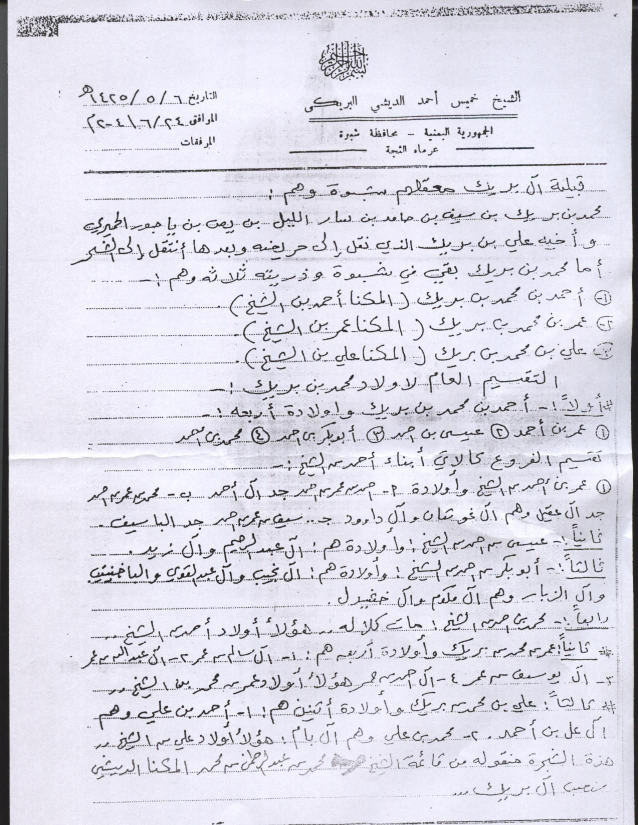
#> input picture tests/regression/images/cc0/arabic_handwriting.jpg, 1275 x 1650 px (shown at 1/2 size); its folder holds only this picture in this run
$ python generate_problematic_variants.py
#> lines starting #> are read from the running program, lines starting #| are printed output that depends on the picture
#!/usr/bin/env python3
"""Create deterministic, provenance-tracked real-image OCR stress variants.

The source images remain CC0/public-domain fixtures.  Derived files are not
claims about model quality; they are controlled inputs for preprocessing and
orientation regression.  Every manifest row stores the parent checksum,
recipe, seed, and derived checksum.
"""

from __future__ import annotations

import argparse
import hashlib
import json
import random
from pathlib import Path

from PIL import Image, ImageEnhance, ImageFilter, ImageOps


ROOT = Path(__file__).resolve().parents[2]
CC0 = ROOT / "tests/regression/images/cc0"
DEFAULT_OUT = ROOT / "tests/regression/images/derived"


def digest(path: Path) -> str:
    h = hashlib.sha256()
    with path.open("rb") as f:
        for block in iter(lambda: f.read(1024 * 1024), b""):
            h.update(block)
#> in main, image is the input picture: PIL image 1275x1650 RGB; mean R, G, B 218, 216.9, 228.9
    return h.hexdigest()


def gradient(im: Image.Image) -> Image.Image:
    gray = ImageOps.grayscale(im)
    w, h = gray.size
#> w = 1275; h = 1650
    px = gray.load()
    out = Image.new("L", (w, h))
#> out: PIL image 1275x1650 L; every value is 0
    dst = out.load()
    for y in range(h):
        factor = 0.58 + 0.42 * y / max(1, h - 1)
        for x in range(w):
            dst[x, y] = max(0, min(255, int(px[x, y] * factor)))
    return Image.merge("RGB", (out, out, out))
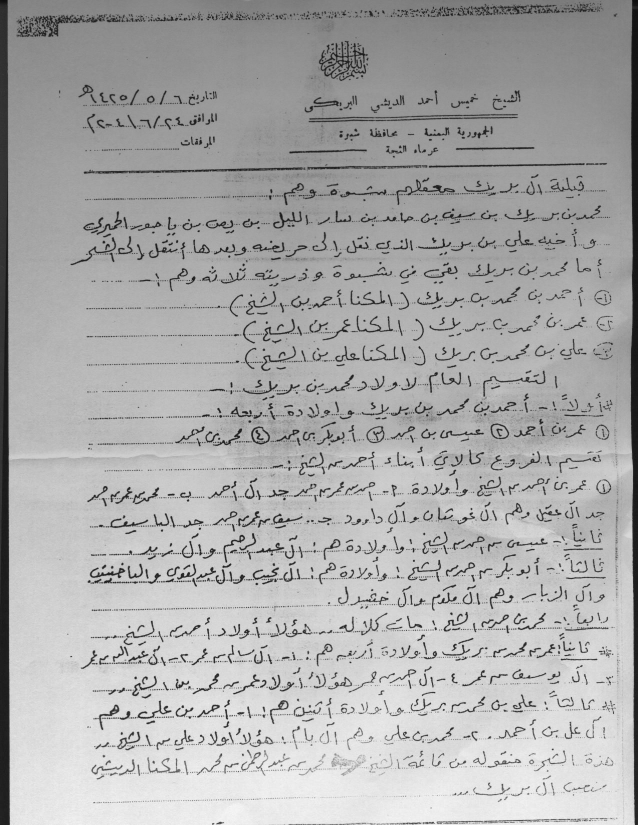
#> returned value: PIL image 1275x1650 RGB (shown at 1/2 size); min 12, max 253, mean 172.1


def speckle(im: Image.Image, seed: int) -> Image.Image:
#> called with seed = 20260731
    rng = random.Random(seed)
    out = im.convert("RGB").copy()
    px = out.load()
    w, h = out.size
#> w = 1275; h = 1650
    count = max(1, w * h // 160)
#> count = 13148
    for _ in range(count):
        x, y = rng.randrange(w), rng.randrange(h)
        v = 0 if rng.random() < 0.55 else 255
        px[x, y] = (v, v, v)
#> this loop made 13148 passes
#> (x, y, v) on passes 1 to 3: (50, 573, 255), (1154, 503, 0), (315, 725, 0)
    return out


def perspective(im: Image.Image) -> Image.Image:
    w, h = im.size
#> w = 1275; h = 1650
    # A mild reproducible keystone distortion; coefficients are fixed and
    # intentionally small enough that text remains recoverable.
    return im.transform((w, h), Image.Transform.QUAD,
                        (int(.03*w), int(.02*h), int(.97*w), 0,
                         w, h, 0, int(.98*h)), Image.Resampling.BICUBIC)
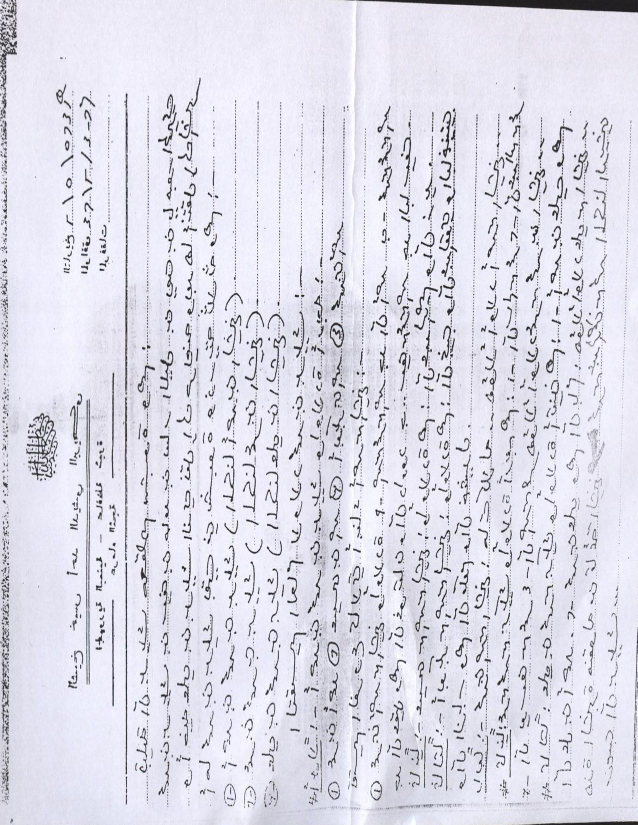
#> returned value: PIL image 1275x1650 RGB (shown at 1/2 size); mean R, G, B 220.5, 219.3, 231.5


def variants(im: Image.Image, seed: int) -> dict[str, Image.Image]:
    return {
        "skew_m4": im.rotate(-4, expand=True, fillcolor="white"),
        "skew_p4": im.rotate(4, expand=True, fillcolor="white"),
        "skew_m8": im.rotate(-8, expand=True, fillcolor="white"),
        "skew_p8": im.rotate(8, expand=True, fillcolor="white"),
        "rotate_90": im.rotate(90, expand=True, fillcolor="white"),
        "rotate_180": im.rotate(180, expand=True, fillcolor="white"),
        "rotate_270": im.rotate(270, expand=True, fillcolor="white"),
        "dark_border": ImageOps.expand(im, border=max(8, min(im.size)//40), fill=(25, 25, 25)),
        "uneven_illumination": gradient(im),
        "speckle": speckle(im, seed),
        "low_dpi": im.resize((max(1, im.width//3), max(1, im.height//3)), Image.Resampling.BOX),
        "jpeg_damage": im.convert("RGB"),
        "perspective": perspective(im),
    }


def main() -> int:
    ap = argparse.ArgumentParser()
    ap.add_argument("--source", action="append", default=[], help="CC0 filename; repeat")
    ap.add_argument("--output-dir", default=str(DEFAULT_OUT))
    ap.add_argument("--seed", type=int, default=20260731)
    ap.add_argument("--variants", nargs="*", default=None)
    ap.add_argument("--jpeg-quality", type=int, default=28)
    args = ap.parse_args()
    sources = [CC0 / x for x in args.source] if args.source else sorted(CC0.iterdir())
    outdir = Path(args.output_dir)
    outdir.mkdir(parents=True, exist_ok=True)
    rows = []
    for source in sources:
        if source.suffix.lower() not in {".jpg", ".jpeg", ".png", ".tif", ".tiff"}:
            continue
        parent = digest(source)
        image = Image.open(source).convert("RGB")
        for name, derived in variants(image, args.seed).items():
            if args.variants and name not in args.variants:
                continue
            path = outdir / f"{source.stem}__{name}.png"
            recipe = {"operation": name, "seed": args.seed}
#> recipe = {'operation': 'skew_m4', 'seed': 20260731}
            if name == "jpeg_damage":
                # Save through JPEG and decode again before writing a stable
                # PNG fixture, so the derived checksum is platform-independent.
                tmp = outdir / f".{path.stem}.jpg"
                derived.save(tmp, format="JPEG", quality=args.jpeg_quality, optimize=False)
                derived = Image.open(tmp).convert("RGB")
                tmp.unlink()
                recipe["quality"] = args.jpeg_quality
            derived.save(path, format="PNG", optimize=False)
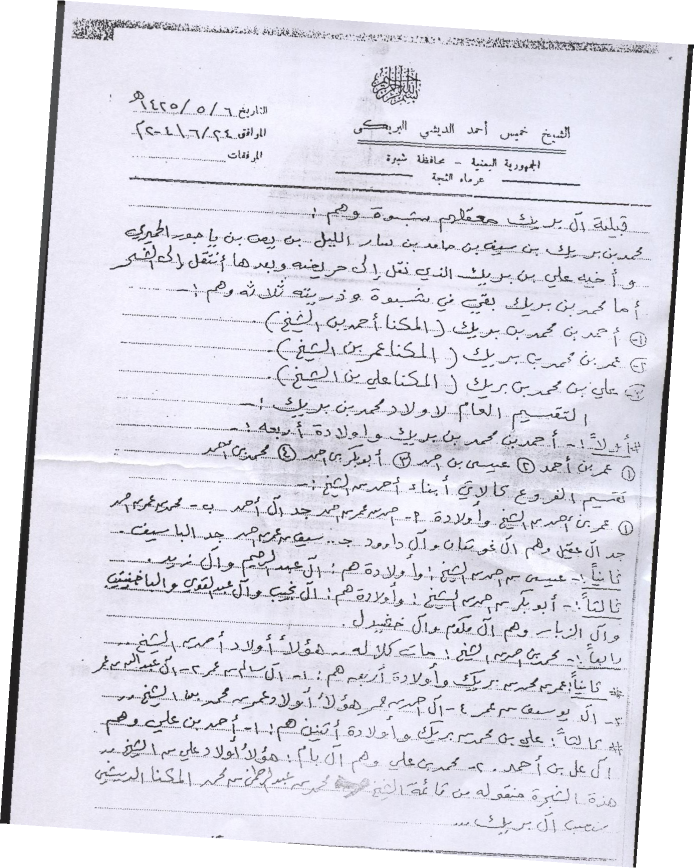
#> saved as arabic_handwriting__skew_m4.png: PIL image 1387x1736 RGB (shown at 1/2 size); mean R, G, B 222.7, 221.7, 232.2
            rows.append({"file": str(path.relative_to(ROOT)) if path.is_relative_to(ROOT) else str(path),
                         "parent": str(source.relative_to(ROOT)) if source.is_relative_to(ROOT) else str(source),
                         "parent_sha256": parent, "sha256": digest(path), "recipe": recipe,
                         "license_inherited": "parent CC0/public-domain only"})
    manifest = outdir / "MANIFEST.json"
    manifest.write_text(json.dumps({"version": 1, "rows": rows}, indent=2) + "\n")
    print(f"generated={len(rows)} manifest={manifest}")
    return 0


if __name__ == "__main__":
    raise SystemExit(main())
#> (the program exits here)

$ run again, on tests/regression/images/cc0/german_official_print.jpg
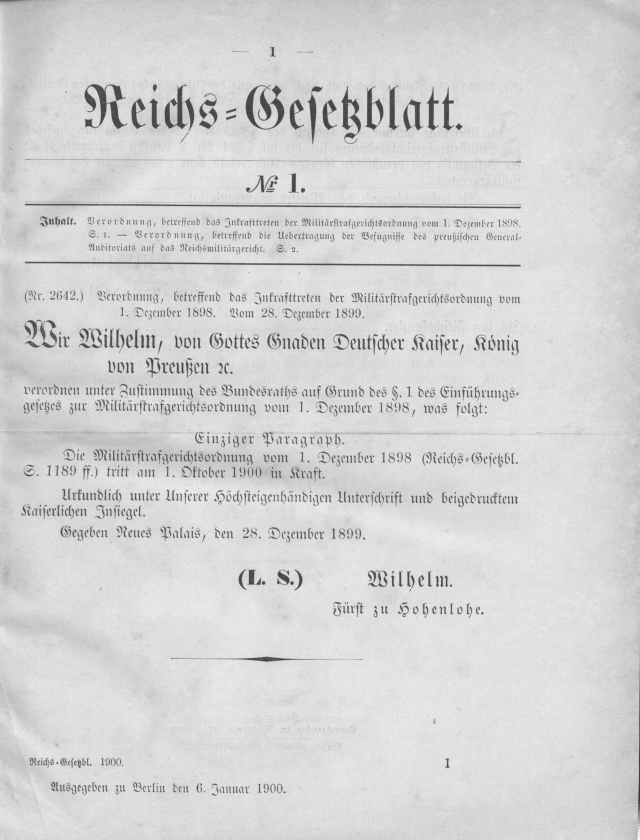
#> input picture tests/regression/images/cc0/german_official_print.jpg, 1920 x 2518 px (shown at 1/3 size)
#> in gradient, gray is the input picture: PIL image 1920x2518 L; min 33, max 255, mean 212.2
#> out: PIL image 1920x2518 L; every value is 0
#> in gradient, `return Image.merge("RGB", (out, out, out))`:
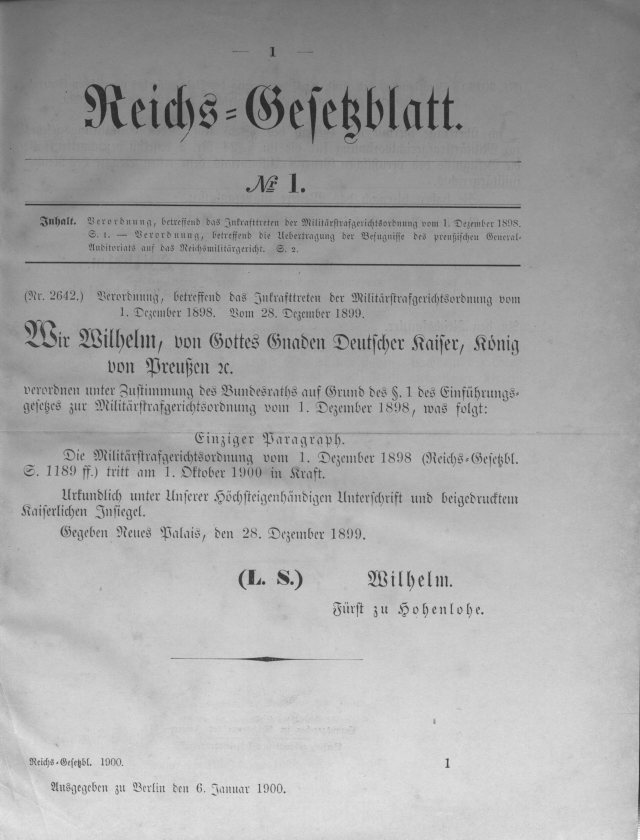
#> returned value: PIL image 1920x2518 RGB (shown at 1/3 size); min 30, max 254, mean 167.6
#> the loop in speckle, `for _ in range(count):` made 30216 passes
#> (x, y, v) on passes 1 to 3: (50, 1147, 255), (1154, 1006, 0), (1801, 631, 0)
#> in perspective, `w, h = im.size`: w = 1920; h = 2518
#> recipe = {'operation': 'skew_m4', 'seed': 20260731}
#> in main, `derived.save(path, format="PNG", optimize=False)`:
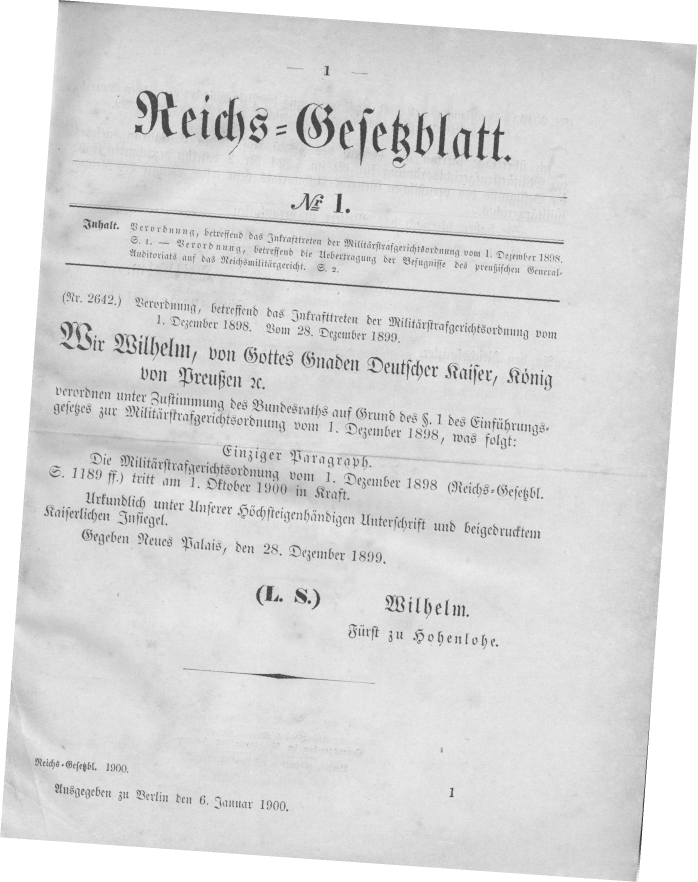
#> saved as german_official_print__skew_m4.png: PIL image 2092x2646 RGB (shown at 1/3 size); min 33, max 255, mean 217.6

$ run again, on tests/regression/images/cc0/handwritten_letter.jpg
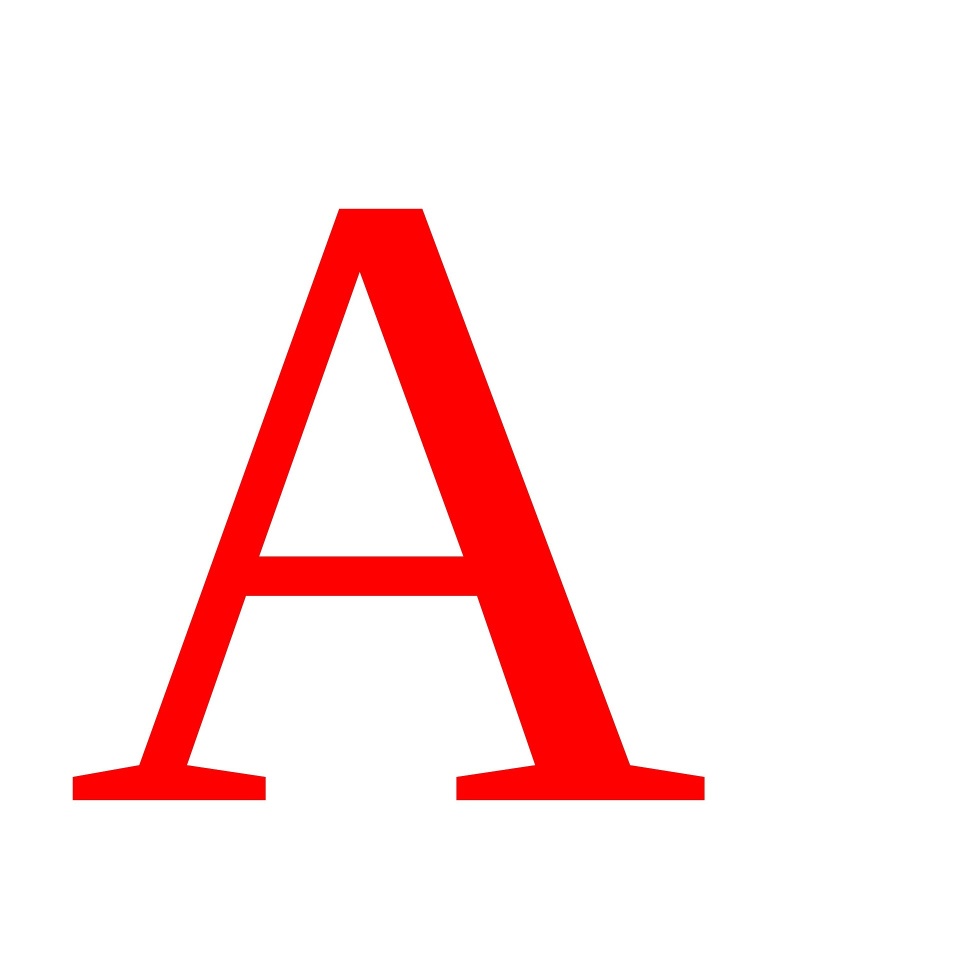
#> input picture tests/regression/images/cc0/handwritten_letter.jpg, 1920 x 1920 px (shown at 1/2 size)
#> in main, image is the input picture: PIL image 1920x1920 RGB; mean R, G, B 254.7, 228.7, 228.6
#> out: PIL image 1920x1920 L; every value is 0
#> in gradient, `return Image.merge("RGB", (out, out, out))`:
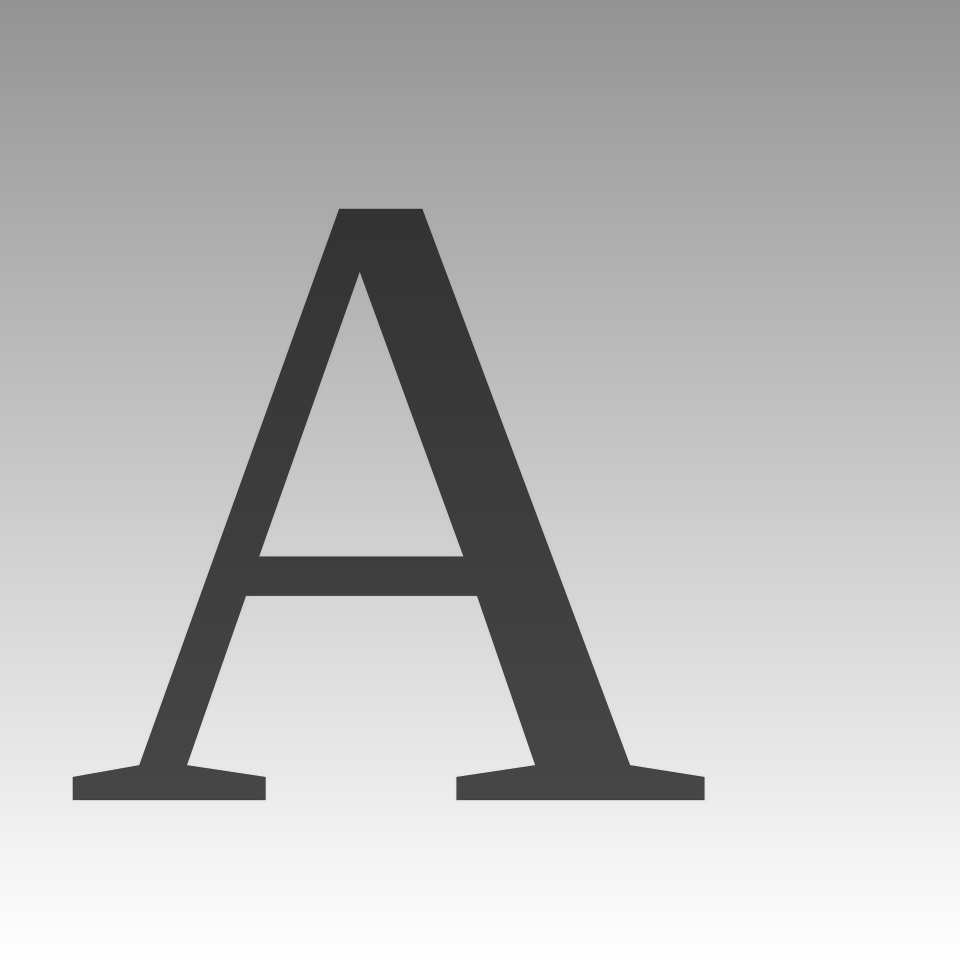
#> returned value: PIL image 1920x1920 RGB (shown at 1/2 size); min 31, max 255, mean 185.7
#> the loop in speckle, `for _ in range(count):` made 23040 passes
#> (x, y, v) on passes 1 to 3: (50, 573, 255), (1154, 503, 0), (1801, 315, 0)
#> in perspective, `w, h = im.size`: w = 1920
#> recipe = {'operation': 'skew_m4', 'seed': 20260731}
#> in main, `derived.save(path, format="PNG", optimize=False)`:
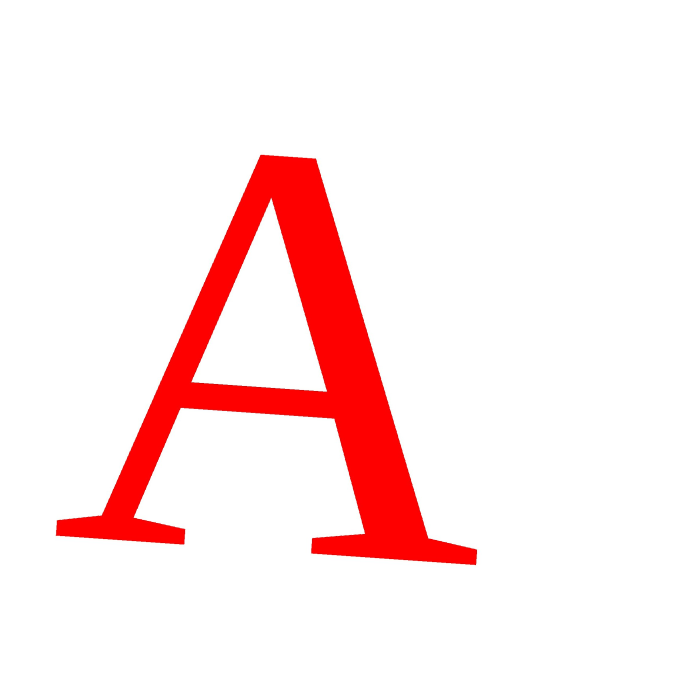
#> saved as handwritten_letter__skew_m4.png: PIL image 2050x2050 RGB (shown at 1/3 size); mean R, G, B 254.7, 231.9, 231.9

$ run again, on tests/regression/images/cc0/commons_example_receipt.png
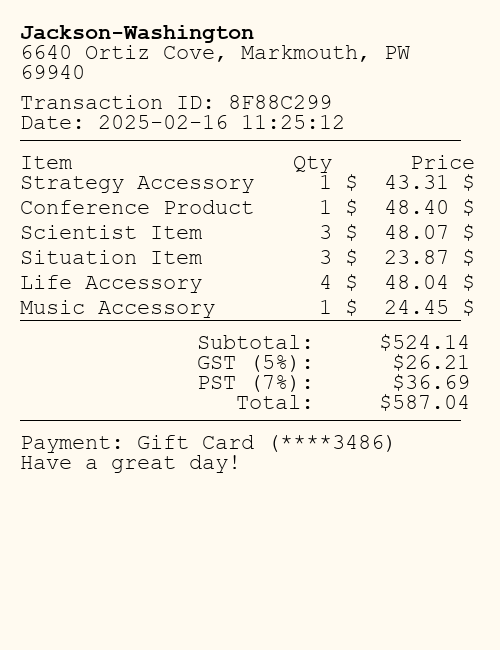
#> input picture tests/regression/images/cc0/commons_example_receipt.png, 500 x 650 px
#> in main, image is the input picture: PIL image 500x650 RGB; mean R, G, B 245.8, 240.9, 231.3
#> out: PIL image 500x650 L; every value is 0
#> in gradient, `return Image.merge("RGB", (out, out, out))`:
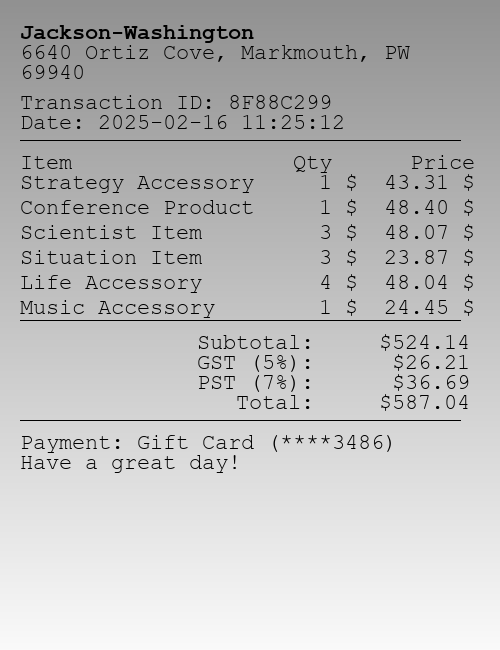
#> returned value: PIL image 500x650 RGB; min 0, max 250, mean 190.4
#> the loop in speckle, `for _ in range(count):` made 2031 passes
#> (x, y, v) on passes 1 to 3: (12, 286, 255), (288, 251, 0), (450, 157, 0)
#> in perspective, `w, h = im.size`: w = 500; h = 650
#> recipe = {'operation': 'skew_m4', 'seed': 20260731}
#> in main, `derived.save(path, format="PNG", optimize=False)`:
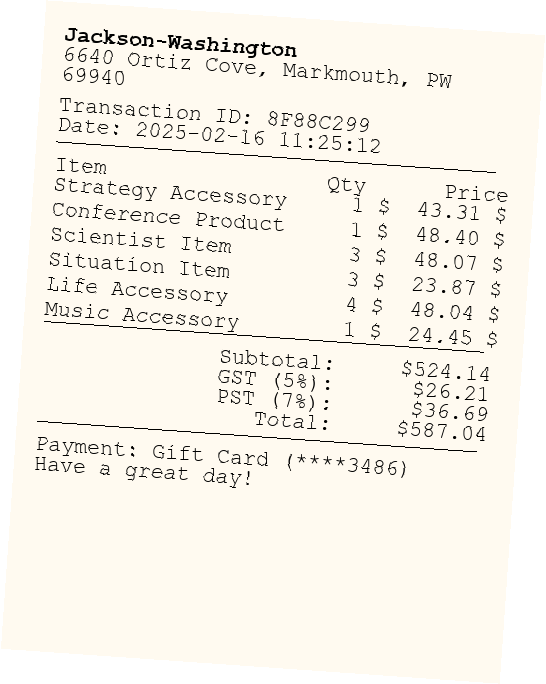
#> saved as commons_example_receipt__skew_m4.png: PIL image 546x684 RGB; mean R, G, B 247, 242.8, 234.4
